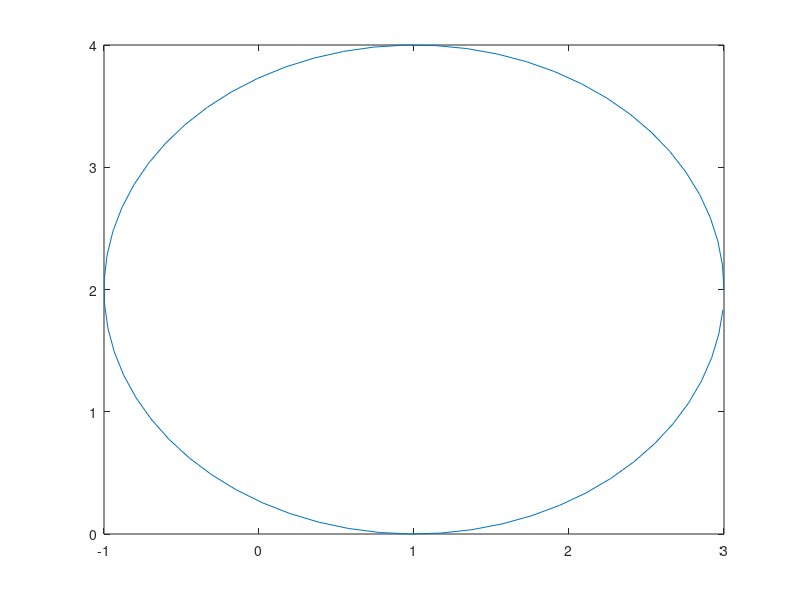

MATLAB code to generate this figure: (Note: this script raises an error after producing the figure.)
%parameter
t = 0:0.1:2*pi;
x = 2*cos(t)+1;
y = 2*sin(t)+2;
plot(x,y);

%impliciet
syms x y
F = (x-1)^2 + (y-2)^2 == 4;
fimplicit(F);